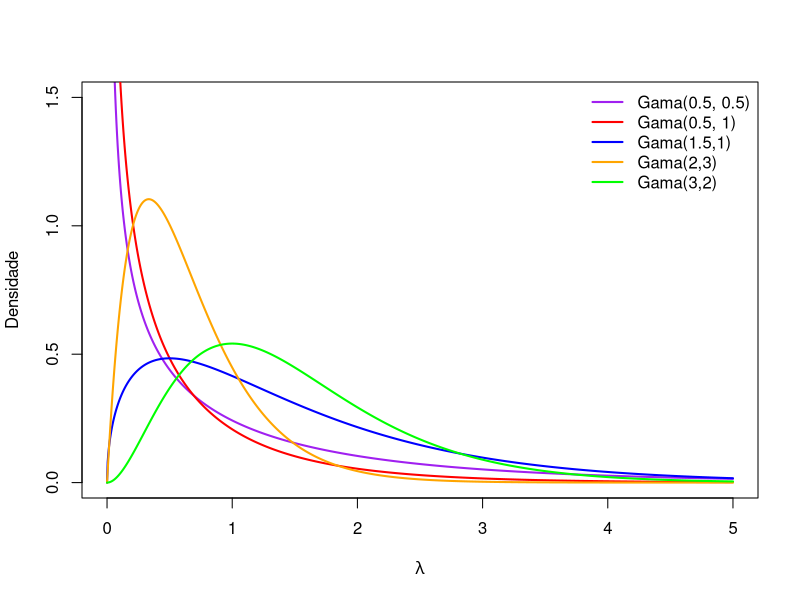
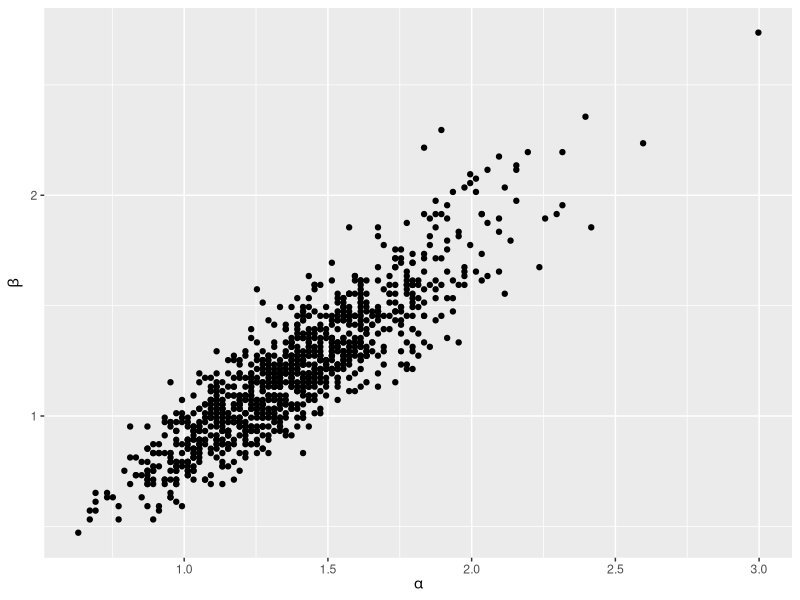

Here is the R script that generated these plots, in order:
## ----carrega-dados, echo=TRUE, message=FALSE, warning=FALSE---------------------------------

library(dplyr)

scram <- readr::read_table2(
  file = here::here("dados", "table76.txt"))

scram <- scram %>% 
  filter(Year == 1) %>% 
  select(-X5, -Year) %>% 
  rename(x = y) %>% 
  mutate(T = T/1000)

scram



## ----emv-lambda, echo=TRUE, message=FALSE, warning=FALSE------------------------------------

soma.x <- sum(scram$x)
soma.T <- sum(scram$T)
lambda.chap <- soma.x/soma.T
soma.x
soma.T
lambda.chap



## ----priori-gama, echo=FALSE, fig.align='center', message=FALSE, warning=FALSE, out.width='95%'----

x <- seq(0, 5, length = 1000)

plot(x, dgamma(x, shape = 0.5, rate = 0.5),
     ylab = 'Densidade', xlab = expression(lambda),
     type = 'l', col = 'purple', lwd = 2, ylim = c(0,1.5))
lines(x, dgamma(x, shape = 0.5, rate = 1), col = 'red', lwd = 2) 
lines(x, dgamma(x, shape = 1.5, rate = 1), col = 'blue', lwd = 2)
lines(x, dgamma(x, shape = 2, rate = 3), col = 'orange', lwd = 2)
lines(x, dgamma(x, shape = 3, rate = 2), col = 'green', lwd = 2)

legend('topright',
       legend = c('Gama(0.5, 0.5)','Gama(0.5, 1)','Gama(1.5,1)', 'Gama(2,3)', 'Gama(3,2)'),
       lty = c(1,1,1,1,1), , lwd = c(2,2,2,2,2),
       col=c('purple', 'red', 'blue', 'orange', 'green'),
       bty = "n")





## ----aprox-grade, echo=TRUE, message=FALSE, warning=FALSE-----------------------------------

# Passo 1: criar a grade

alpha_grade <- seq(from = 0.01, to = 4, length = 200)
beta_grade <- seq(from = 0.01, to = 4, length = 200)

grade_df <- expand.grid(alpha_grade, beta_grade)
names(grade_df) <- c("alpha_g", "beta_g")


## ----aprox-grade2, echo=TRUE, message=FALSE, warning=FALSE----------------------------------

# Passos 2: avaliar a priori e vero. em cada ponto da grade

priori_ab <- function(a, b){
  a^(-1)*(b + 1)^(-2)
}

veros_ab <- function(a, b, dados){
  x <- dados$x
  t <- dados$T
  
  prod( (gamma(a + x) / (gamma(x + 1) * gamma(a))) 
        * ((b/(b + t))^a) * ((t/(b + t))^x) )
}


## ----aprox-grade3, echo=TRUE, message=FALSE, warning=FALSE----------------------------------

grade_df$priori <- 0
grade_df$veros <- 0

for(i in 1:length(grade_df$priori)){
  
  grade_df$priori[i] <- priori_ab(a = grade_df$alpha_g[i],
                                  b = grade_df$beta_g[i])
  grade_df$veros[i] = veros_ab(a = grade_df$alpha_g[i],
                               b = grade_df$beta_g[i],
                               dados = scram)

}


## ----aprox-grade4, echo=TRUE, message=FALSE, warning=FALSE----------------------------------

# Passo 3: aproximar a posteriori

library(dplyr)

grade_df <- grade_df %>% 
  mutate(post_naonorm = priori * veros,
         posteriori = post_naonorm/sum(post_naonorm))

# Confirmando que a posteriori aproximada soma 1

grade_df %>% 
  summarize(sum(post_naonorm), sum(posteriori))


## ----aprox-grade5, echo=TRUE, message=FALSE, warning=FALSE----------------------------------

# Passo 4: amostrar da posteriori discretizada

post_amostra <- sample_n(grade_df, size = 1000, 
                        weight = posteriori,
                        replace = TRUE)


## ----grafico-post, echo=FALSE, fig.align='center', message=FALSE, warning=FALSE, out.width='95%'----

# Gráfico da amostra a posteriori

library(ggplot2)

p <- ggplot(data = post_amostra,
            mapping = aes(x = alpha_g, y = beta_g)) +
  geom_point() +
  labs(x = expression(alpha), y = expression(beta))

p



## ----aprox-grade-est, echo=TRUE, message=FALSE, warning=FALSE-------------------------------

mean(post_amostra$alpha_g)
sd(post_amostra$alpha_g)

mean(post_amostra$beta_g)
sd(post_amostra$beta_g)


